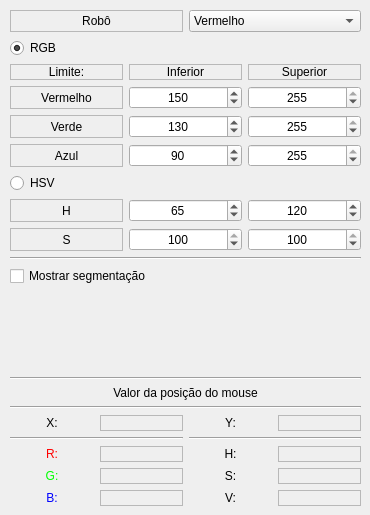
        <widget class="QWidget" name="tab_2">
         <attribute name="title">
          <string>Segmentação</string>
         </attribute>
         <widget class="QWidget" name="layoutWidget">
          <property name="geometry">
           <rect>
            <x>10</x>
            <y>10</y>
            <width>351</width>
            <height>496</height>
           </rect>
          </property>
          <layout class="QVBoxLayout" name="verticalLayout_3">
           <item>
            <layout class="QHBoxLayout" name="horizontalLayout_5">
             <item>
              <widget class="QLabel" name="label_17">
               <property name="frameShape">
                <enum>QFrame::StyledPanel</enum>
               </property>
               <property name="text">
                <string>Robô</string>
               </property>
               <property name="alignment">
                <set>Qt::AlignCenter</set>
               </property>
              </widget>
             </item>
             <item>
              <widget class="QComboBox" name="comboBoxSelectRobot">
               <item>
                <property name="text">
                 <string>Vermelho</string>
                </property>
               </item>
               <item>
                <property name="text">
                 <string>Azul</string>
                </property>
               </item>
               <item>
                <property name="text">
                 <string>Verde</string>
                </property>
               </item>
               <item>
                <property name="text">
                 <string>Amarelo</string>
                </property>
               </item>
               <item>
                <property name="text">
                 <string>Rosa</string>
                </property>
               </item>
               <item>
                <property name="text">
                 <string>Roxo</string>
                </property>
               </item>
               <item>
                <property name="text">
                 <string>Laranja</string>
                </property>
               </item>
              </widget>
             </item>
            </layout>
           </item>
           <item>
            <widget class="QRadioButton" name="radioButtonRgb">
             <property name="text">
              <string>RGB</string>
             </property>
             <property name="checked">
              <bool>true</bool>
             </property>
             <attribute name="buttonGroup">
              <string notr="true">buttonGroup</string>
             </attribute>
            </widget>
           </item>
           <item>
            <layout class="QVBoxLayout" name="verticalLayout_2">
             <item>
              <layout class="QHBoxLayout" name="horizontalLayout_4">
               <item>
                <widget class="QLabel" name="label_10">
                 <property name="frameShape">
                  <enum>QFrame::StyledPanel</enum>
                 </property>
                 <property name="text">
                  <string>Limite:</string>
                 </property>
                 <property name="alignment">
                  <set>Qt::AlignCenter</set>
                 </property>
                </widget>
               </item>
               <item>
                <widget class="QLabel" name="label_16">
                 <property name="frameShape">
                  <enum>QFrame::StyledPanel</enum>
                 </property>
                 <property name="text">
                  <string>Inferior</string>
                 </property>
                 <property name="alignment">
                  <set>Qt::AlignCenter</set>
                 </property>
                </widget>
               </item>
               <item>
                <widget class="QLabel" name="label_12">
                 <property name="frameShape">
                  <enum>QFrame::StyledPanel</enum>
                 </property>
                 <property name="text">
                  <string>Superior</string>
                 </property>
                 <property name="alignment">
                  <set>Qt::AlignCenter</set>
                 </property>
                </widget>
               </item>
              </layout>
             </item>
             <item>
              <layout class="QHBoxLayout" name="horizontalLayout_3">
               <item>
                <widget class="QLabel" name="label_15">
                 <property name="frameShape">
                  <enum>QFrame::StyledPanel</enum>
                 </property>
                 <property name="text">
                  <string>Vermelho</string>
                 </property>
                 <property name="alignment">
                  <set>Qt::AlignCenter</set>
                 </property>
                </widget>
               </item>
               <item>
                <widget class="QSpinBox" name="spinBoxLowRed">
                 <property name="alignment">
                  <set>Qt::AlignCenter</set>
                 </property>
                 <property name="maximum">
                  <number>255</number>
                 </property>
                 <property name="value">
                  <number>150</number>
                 </property>
                </widget>
               </item>
               <item>
                <widget class="QSpinBox" name="spinBoxHighRed">
                 <property name="alignment">
                  <set>Qt::AlignCenter</set>
                 </property>
                 <property name="maximum">
                  <number>255</number>
                 </property>
                 <property name="value">
                  <number>255</number>
                 </property>
                </widget>
               </item>
              </layout>
             </item>
             <item>
              <layout class="QHBoxLayout" name="horizontalLayout_2">
               <item>
                <widget class="QLabel" name="label_14">
                 <property name="frameShape">
                  <enum>QFrame::StyledPanel</enum>
                 </property>
                 <property name="text">
                  <string>Verde</string>
                 </property>
                 <property name="alignment">
                  <set>Qt::AlignCenter</set>
                 </property>
                </widget>
               </item>
               <item>
                <widget class="QSpinBox" name="spinBoxLowGreen">
                 <property name="alignment">
                  <set>Qt::AlignCenter</set>
                 </property>
                 <property name="maximum">
                  <number>255</number>
                 </property>
                 <property name="value">
                  <number>130</number>
                 </property>
                </widget>
               </item>
               <item>
                <widget class="QSpinBox" name="spinBoxHighGreen">
                 <property name="alignment">
                  <set>Qt::AlignCenter</set>
                 </property>
                 <property name="maximum">
                  <number>255</number>
                 </property>
                 <property name="value">
                  <number>255</number>
                 </property>
                </widget>
               </item>
              </layout>
             </item>
             <item>
              <layout class="QHBoxLayout" name="horizontalLayout">
               <item>
                <widget class="QLabel" name="label_13">
                 <property name="frameShape">
                  <enum>QFrame::StyledPanel</enum>
                 </property>
                 <property name="text">
                  <string>Azul</string>
                 </property>
                 <property name="alignment">
                  <set>Qt::AlignCenter</set>
                 </property>
                </widget>
               </item>
               <item>
                <widget class="QSpinBox" name="spinBoxLowBlue">
                 <property name="alignment">
                  <set>Qt::AlignCenter</set>
                 </property>
                 <property name="maximum">
                  <number>255</number>
                 </property>
                 <property name="value">
                  <number>90</number>
                 </property>
                </widget>
               </item>
               <item>
                <widget class="QSpinBox" name="spinBoxHighBlue">
                 <property name="alignment">
                  <set>Qt::AlignCenter</set>
                 </property>
                 <property name="maximum">
                  <number>255</number>
                 </property>
                 <property name="value">
                  <number>255</number>
                 </property>
                </widget>
               </item>
              </layout>
             </item>
             <item>
              <widget class="QRadioButton" name="radioButtonHsv">
               <property name="text">
                <string>HSV</string>
               </property>
               <attribute name="buttonGroup">
                <string notr="true">buttonGroup</string>
               </attribute>
              </widget>
             </item>
             <item>
              <layout class="QHBoxLayout" name="horizontalLayout_19">
               <item>
                <widget class="QLabel" name="label_31">
                 <property name="frameShape">
                  <enum>QFrame::StyledPanel</enum>
                 </property>
                 <property name="text">
                  <string>H</string>
                 </property>
                 <property name="alignment">
                  <set>Qt::AlignCenter</set>
                 </property>
                </widget>
               </item>
               <item>
                <widget class="QSpinBox" name="spinBoxLowH">
                 <property name="alignment">
                  <set>Qt::AlignCenter</set>
                 </property>
                 <property name="maximum">
                  <number>360</number>
                 </property>
                 <property name="value">
                  <number>65</number>
                 </property>
                </widget>
               </item>
               <item>
                <widget class="QSpinBox" name="spinBoxHighH">
                 <property name="alignment">
                  <set>Qt::AlignCenter</set>
                 </property>
                 <property name="maximum">
                  <number>360</number>
                 </property>
                 <property name="value">
                  <number>120</number>
                 </property>
                </widget>
               </item>
              </layout>
             </item>
            </layout>
           </item>
           <item>
            <layout class="QHBoxLayout" name="horizontalLayout_20">
             <item>
              <widget class="QLabel" name="label_32">
               <property name="frameShape">
                <enum>QFrame::StyledPanel</enum>
               </property>
               <property name="text">
                <string>S</string>
               </property>
               <property name="alignment">
                <set>Qt::AlignCenter</set>
               </property>
              </widget>
             </item>
             <item>
              <widget class="QSpinBox" name="spinBoxLowS">
               <property name="alignment">
                <set>Qt::AlignCenter</set>
               </property>
               <property name="maximum">
                <number>100</number>
               </property>
               <property name="value">
                <number>100</number>
               </property>
              </widget>
             </item>
             <item>
              <widget class="QSpinBox" name="spinBoxHighS">
               <property name="alignment">
                <set>Qt::AlignCenter</set>
               </property>
               <property name="maximum">
                <number>100</number>
               </property>
               <property name="value">
                <number>100</number>
               </property>
              </widget>
             </item>
            </layout>
           </item>
           <item>
            <widget class="Line" name="line_3">
             <property name="orientation">
              <enum>Qt::Horizontal</enum>
             </property>
            </widget>
           </item>
           <item>
            <widget class="QCheckBox" name="checkBoxShowSegmentation">
             <property name="text">
              <string>Mostrar segmentação</string>
             </property>
            </widget>
           </item>
           <item>
            <spacer name="verticalSpacer">
             <property name="orientation">
              <enum>Qt::Vertical</enum>
             </property>
             <property name="sizeHint" stdset="0">
              <size>
               <width>20</width>
               <height>17</height>
              </size>
             </property>
            </spacer>
           </item>
           <item>
            <widget class="Line" name="line_4">
             <property name="orientation">
              <enum>Qt::Horizontal</enum>
             </property>
            </widget>
           </item>
           <item>
            <widget class="QLabel" name="label_3">
             <property name="frameShape">
              <enum>QFrame::NoFrame</enum>
             </property>
             <property name="text">
              <string>Valor da posição do mouse</string>
             </property>
             <property name="alignment">
              <set>Qt::AlignCenter</set>
             </property>
            </widget>
           </item>
           <item>
            <widget class="Line" name="line_5">
             <property name="orientation">
              <enum>Qt::Horizontal</enum>
             </property>
            </widget>
           </item>
           <item>
            <layout class="QHBoxLayout" name="horizontalLayout_26">
             <item>
              <layout class="QVBoxLayout" name="verticalLayout_9">
               <item>
                <layout class="QHBoxLayout" name="horizontalLayout_27">
                 <item>
                  <widget class="QLabel" name="labelRedValue_6">
                   <property name="styleSheet">
                    <string notr="true"/>
                   </property>
                   <property name="frameShape">
                    <enum>QFrame::NoFrame</enum>
                   </property>
                   <property name="text">
                    <string>X:</string>
                   </property>
                   <property name="alignment">
                    <set>Qt::AlignCenter</set>
                   </property>
                  </widget>
                 </item>
                 <item>
                  <widget class="QLabel" name="labelXPosValue">
                   <property name="styleSheet">
                    <string notr="true"/>
                   </property>
                   <property name="frameShape">
                    <enum>QFrame::StyledPanel</enum>
                   </property>
                   <property name="text">
                    <string/>
                   </property>
                   <property name="alignment">
                    <set>Qt::AlignCenter</set>
                   </property>
                  </widget>
                 </item>
                </layout>
               </item>
               <item>
                <widget class="Line" name="line">
                 <property name="orientation">
                  <enum>Qt::Horizontal</enum>
                 </property>
                </widget>
               </item>
               <item>
                <layout class="QHBoxLayout" name="horizontalLayout_18">
                 <item>
                  <widget class="QLabel" name="labelRedValue_2">
                   <property name="styleSheet">
                    <string notr="true">color: rgb(255, 0, 0);</string>
                   </property>
                   <property name="frameShape">
                    <enum>QFrame::NoFrame</enum>
                   </property>
                   <property name="text">
                    <string>R:</string>
                   </property>
                   <property name="alignment">
                    <set>Qt::AlignCenter</set>
                   </property>
                  </widget>
                 </item>
                 <item>
                  <widget class="QLabel" name="labelRedValue">
                   <property name="styleSheet">
                    <string notr="true">color: rgb(255, 0, 0);</string>
                   </property>
                   <property name="frameShape">
                    <enum>QFrame::StyledPanel</enum>
                   </property>
                   <property name="text">
                    <string/>
                   </property>
                   <property name="alignment">
                    <set>Qt::AlignCenter</set>
                   </property>
                  </widget>
                 </item>
                </layout>
               </item>
               <item>
                <layout class="QHBoxLayout" name="horizontalLayout_21">
                 <item>
                  <widget class="QLabel" name="labelRedValue_3">
                   <property name="styleSheet">
                    <string notr="true">color: rgb(0, 255,0);</string>
                   </property>
                   <property name="frameShape">
                    <enum>QFrame::NoFrame</enum>
                   </property>
                   <property name="text">
                    <string>G:</string>
                   </property>
                   <property name="alignment">
                    <set>Qt::AlignCenter</set>
                   </property>
                  </widget>
                 </item>
                 <item>
                  <widget class="QLabel" name="labelGreenValue">
                   <property name="styleSheet">
                    <string notr="true">color: rgb(0, 255, 0);</string>
                   </property>
                   <property name="frameShape">
                    <enum>QFrame::StyledPanel</enum>
                   </property>
                   <property name="text">
                    <string/>
                   </property>
                   <property name="alignment">
                    <set>Qt::AlignCenter</set>
                   </property>
                  </widget>
                 </item>
                </layout>
               </item>
               <item>
                <layout class="QHBoxLayout" name="horizontalLayout_22">
                 <item>
                  <widget class="QLabel" name="labelRedValue_5">
                   <property name="styleSheet">
                    <string notr="true">color: rgb(0, 0, 255);</string>
                   </property>
                   <property name="frameShape">
                    <enum>QFrame::NoFrame</enum>
                   </property>
                   <property name="text">
                    <string>B:</string>
                   </property>
                   <property name="alignment">
                    <set>Qt::AlignCenter</set>
                   </property>
                  </widget>
                 </item>
                 <item>
                  <widget class="QLabel" name="labelBlueValue">
                   <property name="styleSheet">
                    <string notr="true">color: rgb(0, 0, 255);</string>
                   </property>
                   <property name="frameShape">
                    <enum>QFrame::StyledPanel</enum>
                   </property>
                   <property name="text">
                    <string/>
                   </property>
                   <property name="alignment">
                    <set>Qt::AlignCenter</set>
                   </property>
                  </widget>
                 </item>
                </layout>
               </item>
              </layout>
             </item>
             <item>
              <layout class="QVBoxLayout" name="verticalLayout_10">
               <item>
                <layout class="QHBoxLayout" name="horizontalLayout_30">
                 <item>
                  <widget class="QLabel" name="labelRedValue_12">
                   <property name="styleSheet">
                    <string notr="true"/>
                   </property>
                   <property name="frameShape">
                    <enum>QFrame::NoFrame</enum>
                   </property>
                   <property name="text">
                    <string>Y:</string>
                   </property>
                   <property name="alignment">
                    <set>Qt::AlignCenter</set>
                   </property>
                  </widget>
                 </item>
                 <item>
                  <widget class="QLabel" name="labelYPosValue">
                   <property name="styleSheet">
                    <string notr="true"/>
                   </property>
                   <property name="frameShape">
                    <enum>QFrame::StyledPanel</enum>
                   </property>
                   <property name="text">
                    <string/>
                   </property>
                   <property name="alignment">
                    <set>Qt::AlignCenter</set>
                   </property>
                  </widget>
                 </item>
                </layout>
               </item>
               <item>
                <widget class="Line" name="line_2">
                 <property name="orientation">
                  <enum>Qt::Horizontal</enum>
                 </property>
                </widget>
               </item>
               <item>
                <layout class="QHBoxLayout" name="horizontalLayout_23">
                 <item>
                  <widget class="QLabel" name="labelRedValue_4">
                   <property name="styleSheet">
                    <string notr="true"/>
                   </property>
                   <property name="frameShape">
                    <enum>QFrame::NoFrame</enum>
                   </property>
                   <property name="text">
                    <string>H:</string>
                   </property>
                   <property name="alignment">
                    <set>Qt::AlignCenter</set>
                   </property>
                  </widget>
                 </item>
                 <item>
                  <widget class="QLabel" name="labelHueValue">
                   <property name="styleSheet">
                    <string notr="true"/>
                   </property>
                   <property name="frameShape">
                    <enum>QFrame::StyledPanel</enum>
                   </property>
                   <property name="text">
                    <string/>
                   </property>
                   <property name="alignment">
                    <set>Qt::AlignCenter</set>
                   </property>
                  </widget>
                 </item>
                </layout>
               </item>
               <item>
                <layout class="QHBoxLayout" name="horizontalLayout_24">
                 <item>
                  <widget class="QLabel" name="labelRedValue_7">
                   <property name="styleSheet">
                    <string notr="true"/>
                   </property>
                   <property name="frameShape">
                    <enum>QFrame::NoFrame</enum>
                   </property>
                   <property name="text">
                    <string>S:</string>
                   </property>
                   <property name="alignment">
                    <set>Qt::AlignCenter</set>
                   </property>
                  </widget>
                 </item>
                 <item>
                  <widget class="QLabel" name="labelSatValue">
                   <property name="styleSheet">
                    <string notr="true"/>
                   </property>
                   <property name="frameShape">
                    <enum>QFrame::StyledPanel</enum>
                   </property>
                   <property name="text">
                    <string/>
                   </property>
                   <property name="alignment">
                    <set>Qt::AlignCenter</set>
                   </property>
                  </widget>
                 </item>
                </layout>
               </item>
               <item>
                <layout class="QHBoxLayout" name="horizontalLayout_25">
                 <item>
                  <widget class="QLabel" name="labelRedValue_8">
                   <property name="styleSheet">
                    <string notr="true"/>
                   </property>
                   <property name="frameShape">
                    <enum>QFrame::NoFrame</enum>
                   </property>
                   <property name="text">
                    <string>V:</string>
                   </property>
                   <property name="alignment">
                    <set>Qt::AlignCenter</set>
                   </property>
                  </widget>
                 </item>
                 <item>
                  <widget class="QLabel" name="labelValValue">
                   <property name="styleSheet">
                    <string notr="true"/>
                   </property>
                   <property name="frameShape">
                    <enum>QFrame::StyledPanel</enum>
                   </property>
                   <property name="text">
                    <string/>
                   </property>
                   <property name="alignment">
                    <set>Qt::AlignCenter</set>
                   </property>
                  </widget>
                 </item>
                </layout>
               </item>
              </layout>
             </item>
            </layout>
           </item>
          </layout>
         </widget>
        </widget>
